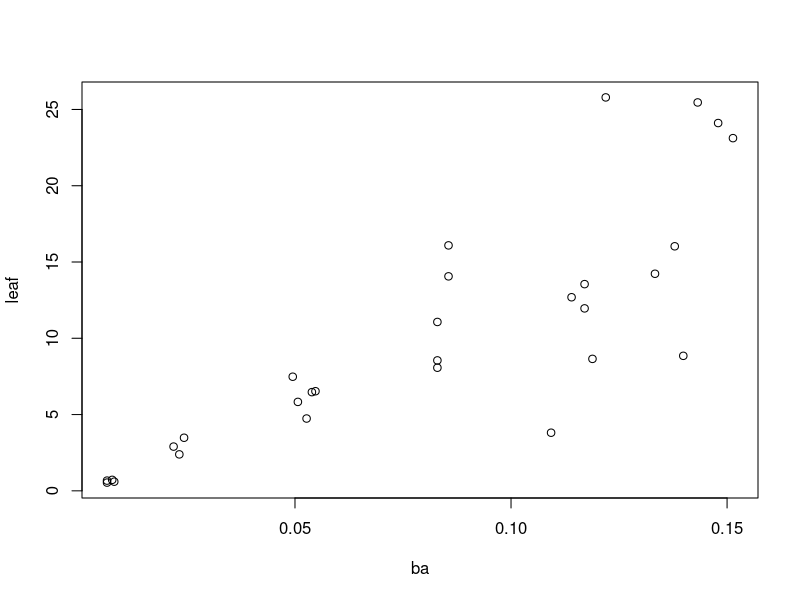
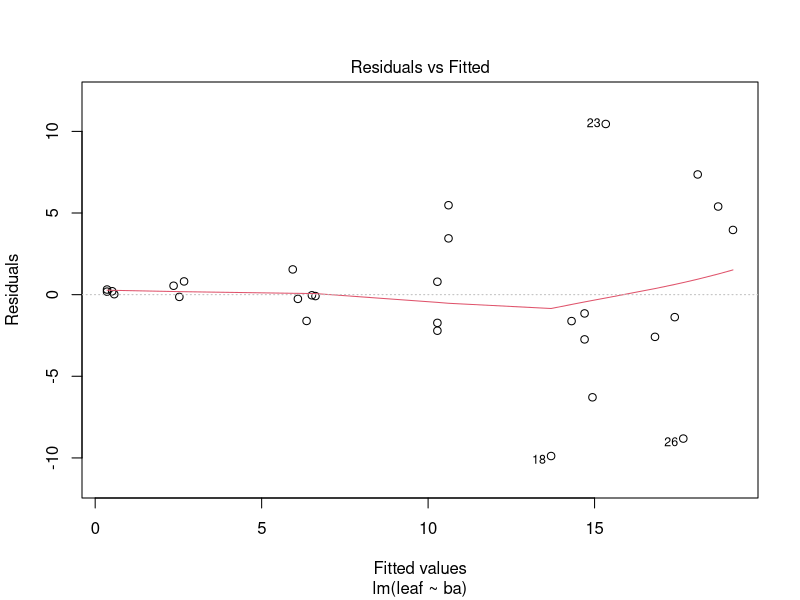
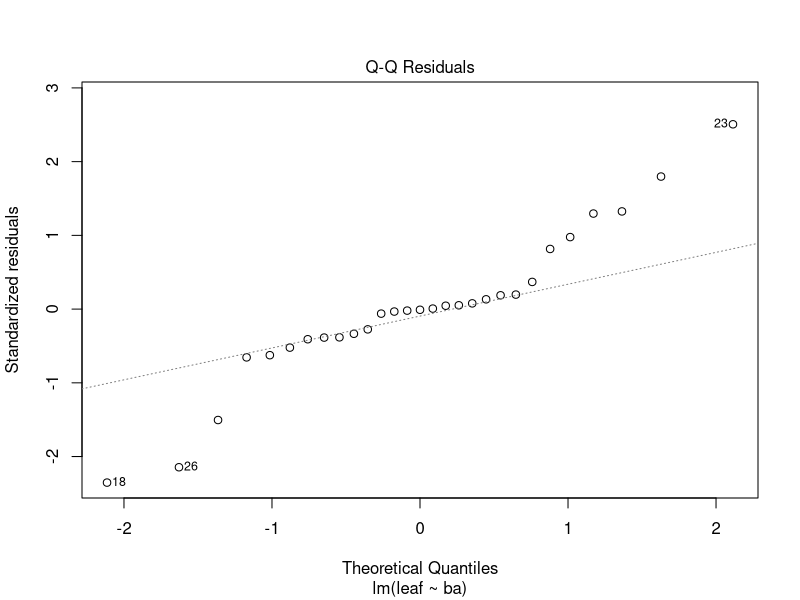
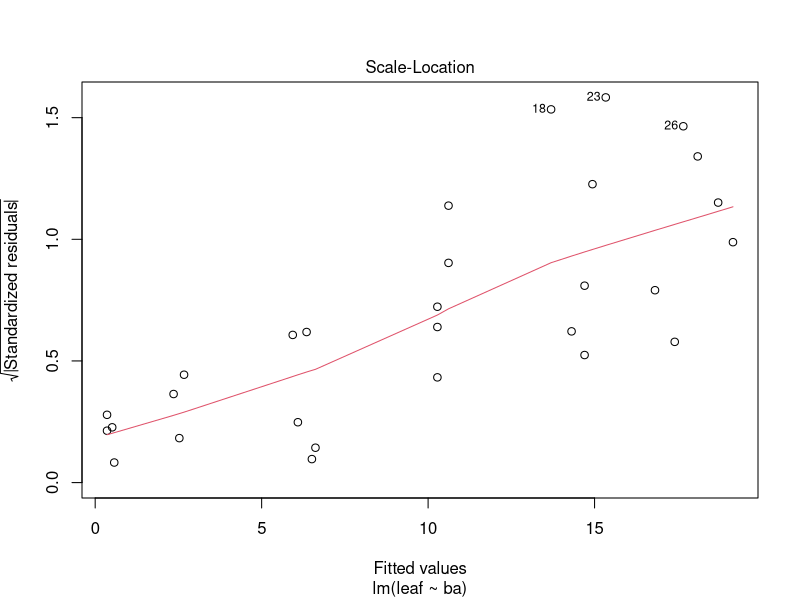
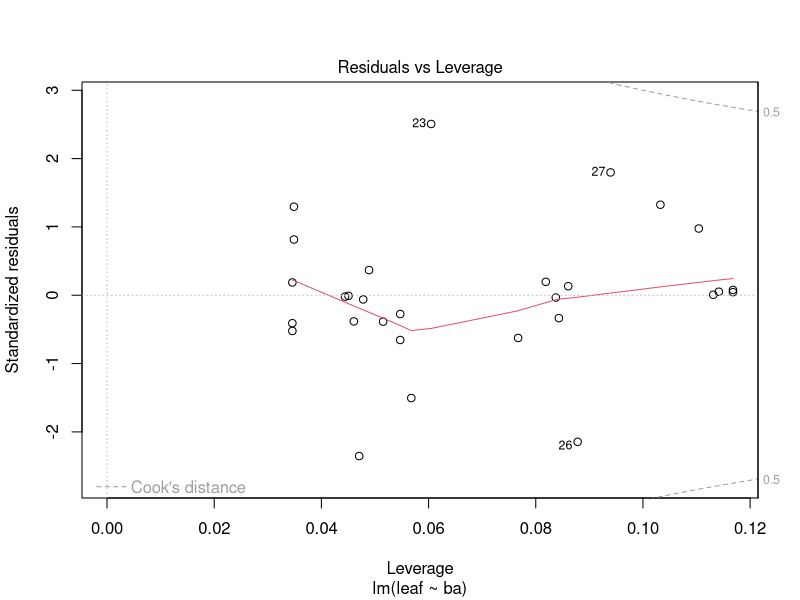
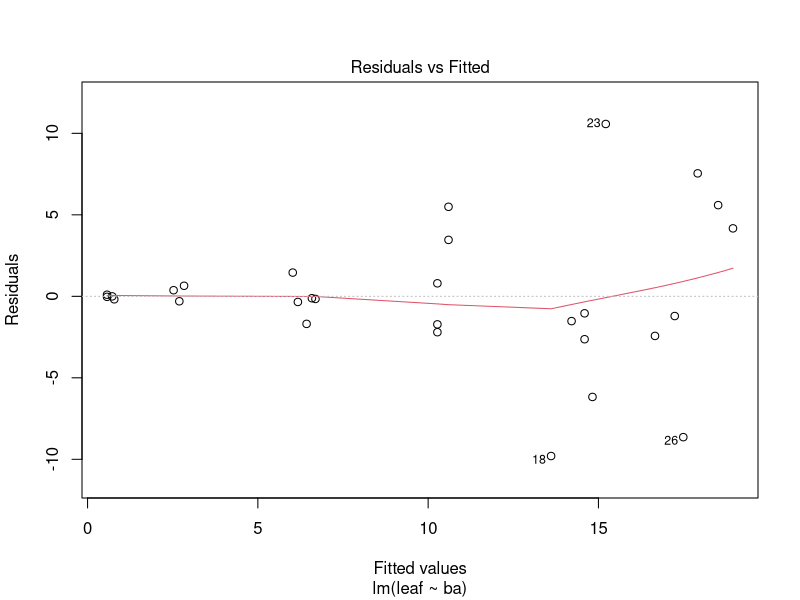
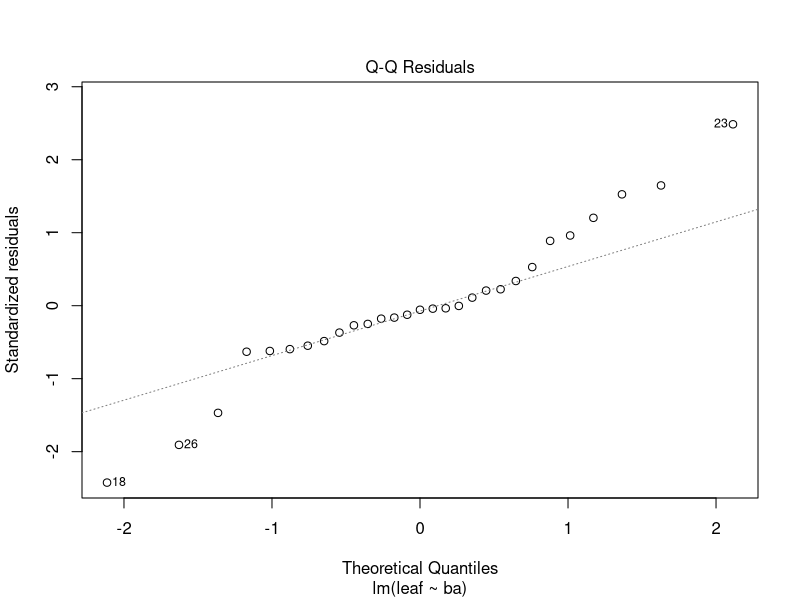
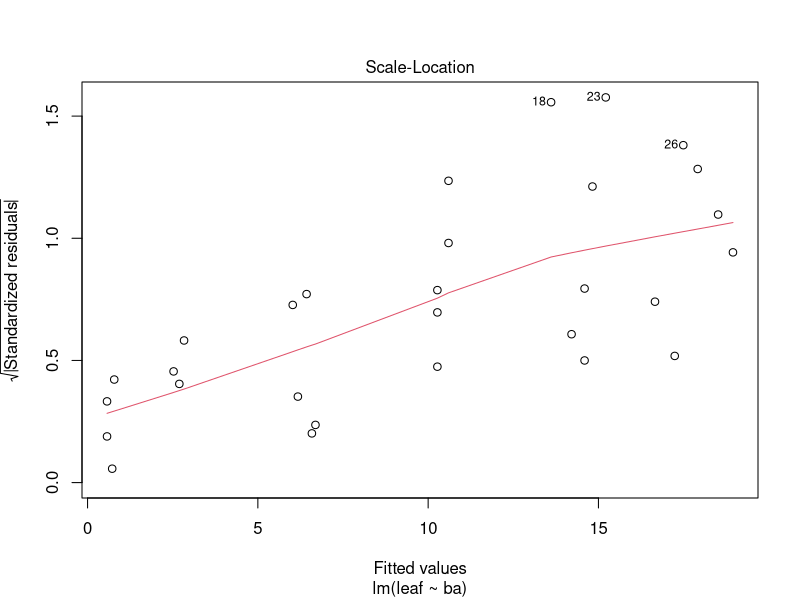

Here is the R script that generated these plots, in order:
sm<-read.csv(file = "sugarMapleBiomass.csv")
head(sm)

plot(leaf~ba, data=sm)


#ajuste un RLS
m1.sm <- lm(leaf~ba, data=sm)
summary(m1.sm)

plot(m1.sm)

#WLS
m2.sm <- lm(leaf~ba, data=sm, weights = I(ba^-1))
summary(m2.sm)


c(AIC(m1.sm),AIC(m2.sm))
c(BIC(m1.sm),BIC(m2.sm))

plot(m2.sm)


m3.sm <- lm(leaf~ba, data=sm, weights = I(ba^-2))
summary(m3.sm)


c(AIC(m1.sm),AIC(m2.sm),AIC(m3.sm))
c(BIC(m1.sm),BIC(m2.sm),BIC(m3.sm))

plot(m3.sm)


require(nlme)
m2b.sm <- gls(leaf~ba, data=sm, weights = varFixed(~ba))
summary(m2b.sm)


###
m4.sm <- gls(leaf~ba, data=sm, weights = varPower(form=~ba))
summary(m4.sm)

c(AIC(m1.sm),AIC(m2.sm),AIC(m3.sm),AIC(m4.sm))
c(BIC(m1.sm),BIC(m2.sm),BIC(m3.sm),BIC(m4.sm))

plot(m4.sm)


##
m5.sm <- gls(leaf~ba, data=sm, weights = varConstPower(form=~ba))
summary(m5.sm)

c(AIC(m1.sm),AIC(m2.sm),AIC(m3.sm),AIC(m4.sm),AIC(m5.sm))
c(BIC(m1.sm),BIC(m2.sm),BIC(m3.sm),BIC(m4.sm),BIC(m5.sm))
